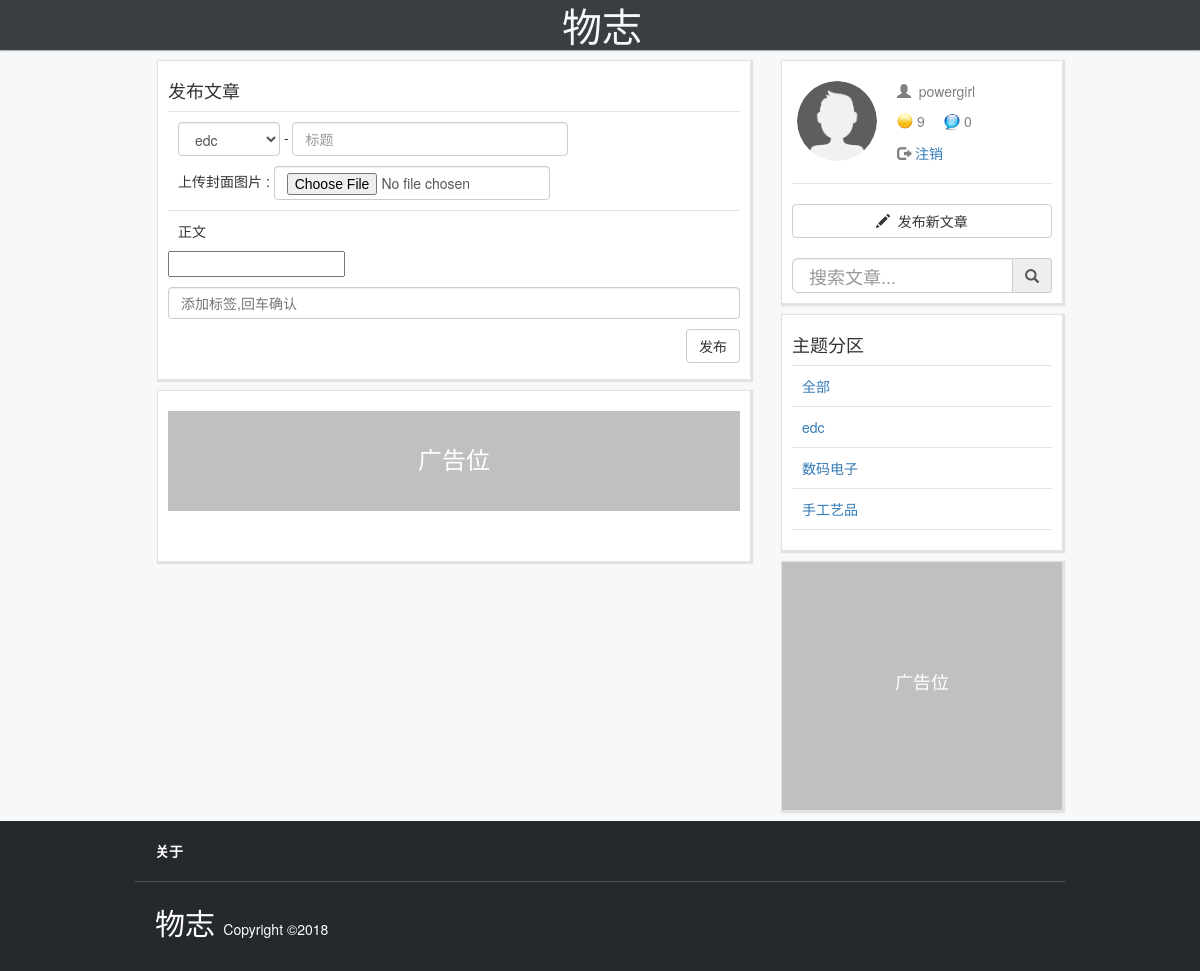
Screenshot of /article/publish/ (signed in) with the database file from the repository.
### userpage/models.py (models this page shows, shortened)
class Profile(models.Model):
    user = models.OneToOneField(User, on_delete=models.CASCADE)
    address = models.TextField(max_length=500, blank=True)
    avatar = models.ImageField(upload_to='static/avatar/', default='static/avatar/default.png', blank=True, null=True)
    point = models.IntegerField(default=0)
    unread = models.IntegerField(default=0)
    invite_code = models.CharField(max_length=30,default='null')
    mobile = models.CharField(max_length=128, blank=True)
    wechat = models.CharField(max_length=128, blank=True)
    weibo = models.CharField(max_length=128, blank=True)
    instagram = models.CharField(max_length=128, blank=True)
    facebook = models.CharField(max_length=128, blank=True)
    twitter = models.CharField(max_length=128, blank=True)

### article/models.py (models this page shows)
class Section(models.Model):
    id = models.AutoField(primary_key=True)
    name = models.CharField(max_length=256)
    def __str__(self):
        return self.name
    class Meta:
        db_table ="Section"

### article/views.py (the view)
# urls.py: path('publish/', views.publish, name='publish'),
def publish(request):
    if request.method == 'POST':
        article_form = ArticleForm(request.POST,request.FILES,instance=None)
        if article_form.is_valid():
            instance = article_form.save(commit=False)
            instance.ip = request.META['REMOTE_ADDR']
            art = instance.save()
            point=2
            u = User.objects.get(pk=instance.author_id.id)
            updatepoint = Point.objects.create(user=u,point_record=point,event="publish")
            return redirect('/article/%d/' % (instance.pk,))
        else:
            messages.error(request, article_form.errors)
    else:
        article_form = ArticleForm(instance=None)
    return render(request,'article/publish.html',{'article_form':article_form,'operation':'发布'})

### article/models.py
class ArticleForm(ModelForm):
    class Meta:
        model = Article
        fields = ['title','author_id','section','tag','cover','detail']
        error_messages = {
            'section':{'required': '请选择主题分区'},
            'cover':{'required': '请上传封面图'},
            'detail':{'required': '请输入正文内容'},
            'title':{'required': '请输入文章标题'},
            }
        widgets = {
           'detail':TinyMCE(attrs={'cols':'100%','rows':30}),
           'cover':FileInput(attrs={'style':'width:50%','class':'form-control','placeholder':"封面"}),
           'tag':TextInput(attrs={'class':'form-control','placeholder':"添加标签,回车确认",'data-role':'tagsinput'}),
           'title':TextInput(attrs={'style':'width:50%','class':'form-control','placeholder':"标题"}),
           'section':widgets.Select(choices=Section.objects.values_list('id','name'),attrs={'class':'form-control','placeholder':"标题"}),
            }

### edconline/globalarg.py (called while the page is built)
def settings(request):
    secs = Section.objects.all()
    if request.user.is_authenticated:
        userid = request.user.id
        user =Profile.objects.get(user=userid)
        return {'secs':secs,'user':user}
    else:
        return {'secs':secs}

### article/templates/article/publish.html (shortened to what this page needs)
{% extends "base.html" %}
{% block header %}
<link href="/static/bootstrap/css/bootstrap-tagsinput.css" rel="stylesheet">
{% endblock %}
{% block banner %}
    <div style="height:30px">
    </div>
{% endblock %}
{% block content %}
<div class="card">
    <h4>{{operation}}文章</h4>
    <span class="sep margintop"></span>
    <form method="post" class="form-inline textarea" data-ajax="false" enctype="multipart/form-data" novalidate>
        <p>{{article_form.section}} - {{article_form.title}}</p>
	    <p>上传封面图片 : {{article_form.cover}}</p>
        <span class="sep margintop"></span>
        <p>正文</p>
        {{article_form.detail}}
        <button class="btn btn-default pull-right" type="submit">发布</button>
    </form>
</div>
<div class="card margintop article-content">
    <div class="ad1"> <h3>广告位</h3> </div>
</div>
{% endblock %}

### templates/base.html (shortened to what this page needs)
<!DOCTYPE html>
{% load staticfiles %}
{% load timetonow %}
<html>
    <head>
        <link href="/static/bootstrap/css/bootstrap.min.css" rel="stylesheet">
        <link href="/static/bootstrap/css/style.css" rel="stylesheet">
        <link href='http://cdn.webfont.youziku.com/webfonts/nomal/114602/46453/5a919786f629d911e0099415.css' rel='stylesheet' type='text/css' />
        {% block header %}{% endblock %}
    </head>
    <body>
        <nav class="navbar-collapse collapse navbar-fixed-top">
            <div class="container">
                <ul class="nav navbar-nav">
                    <li class="css106de12c1c1bfaa ">
                        <a class="logo" href='/'>物志</a>
                    </li>
                </ul>
            </div>
        </nav>
        {% block banner %}{% endblock %}
        <div class="container-fluid">
            <div class="container">
                <div class="row ">
                    <div class="content col-md-8">
                        {% block content %}{% endblock%}
                    </div>
                    <div class="sidebar col-md-4">
                    {% block sidebar %}
						<div class="card">
                            {% ifnotequal user.id None %}
						    <div class="usercard row">
						        <a href="/userpage/member/{{user.user}}/">
                                    <div class="usercard-avatar" style="background:url(/{{user.avatar}}) no-repeat;background-size:80px 80px;">
						          </div>
                                </a>
						        <div class="usercard-info">
						        	<p>
						        		<a href="/userpage/member/{{user.user}}/"><span class="glyphicon glyphicon-user fad"> </span>&nbsp;
                                            <span class="fad">
						        			   {{user.user}}
						        		    </span>
                                         </a>
						        	</p>
						        	<p>
						        		<img src="/static/image/coin16.png" style="display:inline-block;padding-bottom: 4px" alt="金币" > <span class="fad">
						        			{{user.point}}
						        		</span> &nbsp;&nbsp;&nbsp;
                                        <a href="/userpage/member/{{user.user}}/"><img src="/static/image/notice.png" width="16" height="16" style="display:inline-block;padding-bottom: 2px;width:16px;height:20px" alt="未读提醒" >
                                        <span class="fad" alt="未读提醒">
                                           {{user.unread}}
						        		</span></a> &nbsp;&nbsp;&nbsp;
						        	</p>
                                    <p><span class="glyphicon glyphicon-log-out fad"></span><a href="/userpage/logout/"> 注销</a></p>
						        </div>
						    </div>
                            <span class="sep"></span>
						    <button class="btn btn-default" style="width:100%;margin-top: 10px" type="submit" onclick="window.location.href='/article/publish/'">
						    	<span class="glyphicon glyphicon-pencil"></span>&nbsp; 发布新文章
						    </button>
                            {% endifnotequal %}
                            <form action="/" method="get" id="searchform" name="searchform">
                            <div class="input-group" style="margin-top:20px">
                                <input type="text" class="form-control input-lg" style="height:35px" placeholder="搜索文章..." name="keywords">
                                <span class="input-group-addon btn btn-primary" id="search">
                                    <span class="glyphicon glyphicon-search" > </span>
                                </span>
                            </div>
                            </form>
						</div>
                        <div class="card">
                                <h4>主题分区</h4>
                                <span class="sep"></span>
                                <p><a href="/">全部</a></p>
                                <span class="sep"></span>
                                {% for i in secs %}
                                        <p><a href="/?catalog={{i.name}}">{{i.name}}</a></p>
                                        <span class="sep"></span>
                                {% endfor %}
                        </div>
                        <div class="card ad2">
                                <h4>广告位</h4>
                        </div>
                    {% endblock %}
                	</div>
        	    </div>
        	</div>
    <footer class="foot-wrap">
            <div class="container">
                    <section class="foot-top">
                            <strong>
                                <a href="" >关于</a>
                            </strong>
                    </section>
                    <section class="foot-bottom">
                        <span class="css106de12c1c1bfaa" style="font-size:30px;font-color:#d73a49">
                            <a class="logo" href='/'>物志</a>
                        </span>
                        Copyright ©2018
                    </section>
            </div>
    </footer>
	</div>
    </body>
</html>

### rows the page displays
Profile: avatar (placeholder picture), user "powergirl", point "9", unread "0"
Section: name "edc"
Section: name "数码电子"
Section: name "手工艺品"

### other values shown
{{ operation }} "发布"
